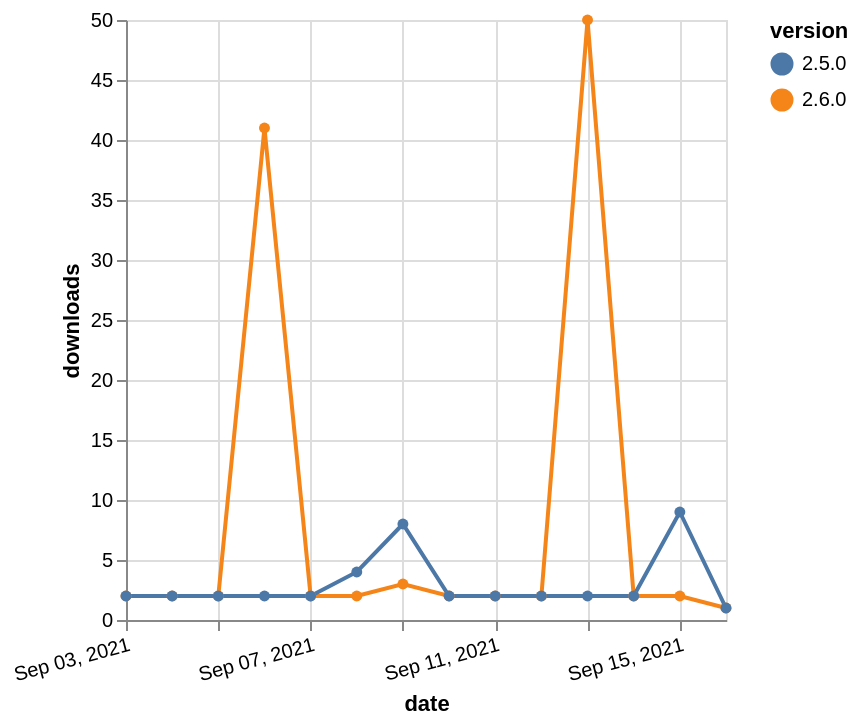

Vega-Lite specification for this chart:
### Vega-Lite specification from a JSON file in a GitHub repository (floating-point values rounded to 4 significant figures)
{"$schema": "https://vega.github.io/schema/vega-lite/v5.json", "description": "A simple bar chart with embedded data.", "data": {"values": [{"date": "2021-09-03", "total": 5012, "delta": 2, "version": "2.6.0"}, {"date": "2021-09-04", "total": 5014, "delta": 2, "version": "2.6.0"}, {"date": "2021-09-05", "total": 5016, "delta": 2, "version": "2.6.0"}, {"date": "2021-09-06", "total": 5057, "delta": 41, "version": "2.6.0"}, {"date": "2021-09-07", "total": 5059, "delta": 2, "version": "2.6.0"}, {"date": "2021-09-08", "total": 5061, "delta": 2, "version": "2.6.0"}, {"date": "2021-09-09", "total": 5064, "delta": 3, "version": "2.6.0"}, {"date": "2021-09-10", "total": 5066, "delta": 2, "version": "2.6.0"}, {"date": "2021-09-11", "total": 5068, "delta": 2, "version": "2.6.0"}, {"date": "2021-09-12", "total": 5070, "delta": 2, "version": "2.6.0"}, {"date": "2021-09-13", "total": 5120, "delta": 50, "version": "2.6.0"}, {"date": "2021-09-14", "total": 5122, "delta": 2, "version": "2.6.0"}, {"date": "2021-09-15", "total": 5124, "delta": 2, "version": "2.6.0"}, {"date": "2021-09-16", "total": 5125, "delta": 1, "version": "2.6.0"}, {"date": "2021-09-03", "total": 9816, "delta": 2, "version": "2.5.0"}, {"date": "2021-09-04", "total": 9818, "delta": 2, "version": "2.5.0"}, {"date": "2021-09-05", "total": 9820, "delta": 2, "version": "2.5.0"}, {"date": "2021-09-06", "total": 9822, "delta": 2, "version": "2.5.0"}, {"date": "2021-09-07", "total": 9824, "delta": 2, "version": "2.5.0"}, {"date": "2021-09-08", "total": 9828, "delta": 4, "version": "2.5.0"}, {"date": "2021-09-09", "total": 9836, "delta": 8, "version": "2.5.0"}, {"date": "2021-09-10", "total": 9838, "delta": 2, "version": "2.5.0"}, {"date": "2021-09-11", "total": 9840, "delta": 2, "version": "2.5.0"}, {"date": "2021-09-12", "total": 9842, "delta": 2, "version": "2.5.0"}, {"date": "2021-09-13", "total": 9844, "delta": 2, "version": "2.5.0"}, {"date": "2021-09-14", "total": 9846, "delta": 2, "version": "2.5.0"}, {"date": "2021-09-15", "total": 9855, "delta": 9, "version": "2.5.0"}, {"date": "2021-09-16", "total": 9856, "delta": 1, "version": "2.5.0"}]}, "width": "container", "mark": {"type": "line", "point": {"filled": true}}, "encoding": {"x": {"field": "date", "type": "temporal", "timeUnit": "yearmonthdate", "title": "date", "axis": {"labelAngle": -15}}, "y": {"field": "delta", "type": "quantitative", "title": "downloads"}, "color": {"field": "version", "type": "nominal"}, "tooltip": {"field": "delta"}}}
